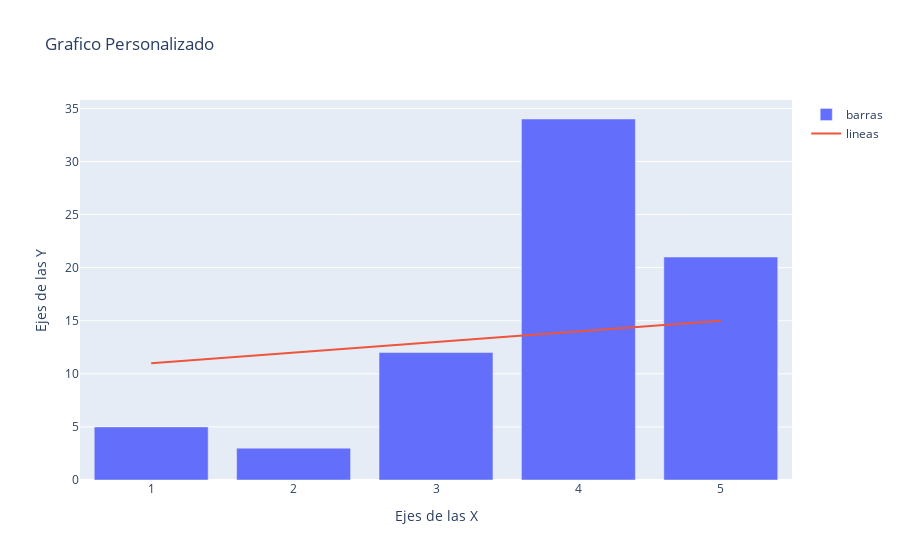

The code cell stored with this chart in its notebook:
### Code cell
fig.update_layout(layout)

### Figure 1 — Plotly figure (JSON) as saved in the notebook; plotly's stock layout.template omitted (floating-point values rounded to 4 significant figures)
{"data": [{"name": "barras", "type": "bar", "x": [1, 2, 3, 4, 5], "y": [5, 3, 12, 34, 21]}, {"mode": "lines", "name": "lineas", "type": "scatter", "x": [1, 2, 3, 4, 5], "y": [11, 12, 13, 14, 15]}], "layout": {"title": {"text": "Grafico Personalizado"}, "xaxis": {"title": {"text": "Ejes de las X"}}, "yaxis": {"title": {"text": "Ejes de las Y"}}}}
